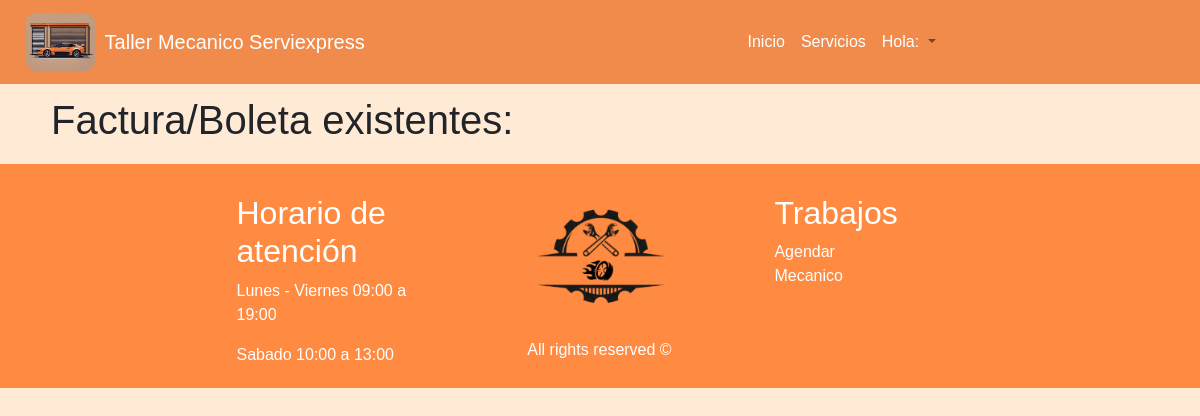
The app's page /fabo (signed in), older data.
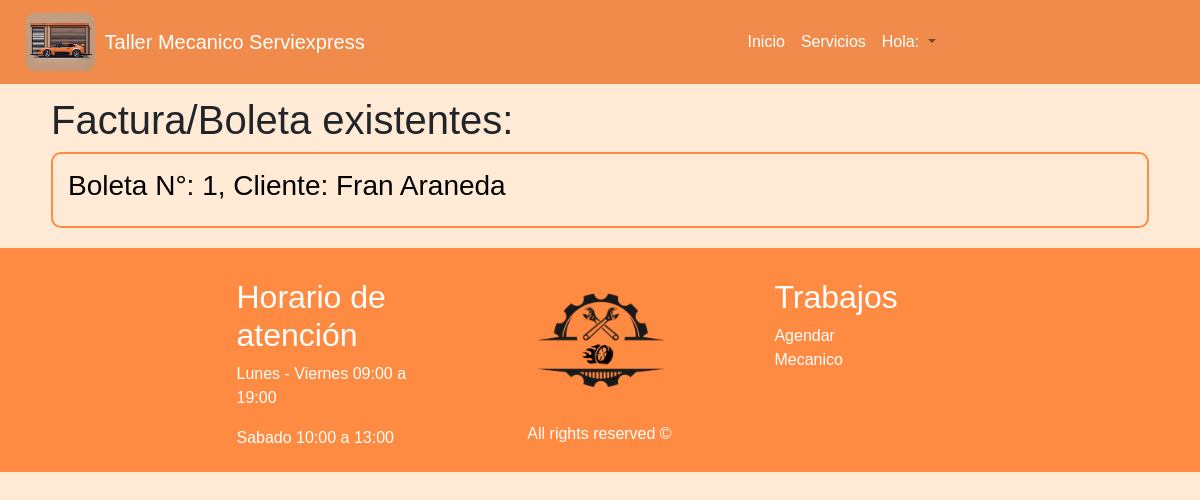
The same page, newer data.
### taller/models.py (models this page shows, shortened)
class FaBo(models.Model):
    num_fb = models.AutoField(primary_key=True)
    fecha_emision = models.DateTimeField(auto_now_add=True)
    detalle_fb = models.ManyToManyField(Servicio, blank=True, null=True)
    MEDIOS = (
        ("1", "Efectivo"),
        ("2", "Tarjeta de débito"),
        ("3", "Tarjeta de crédito"),
        ("4", "Fiado"),
    )
    medio = models.CharField(max_length=30, choices=MEDIOS, default="1")
    totalpagar = models.IntegerField()
    cita = models.ForeignKey(Cita, on_delete=models.CASCADE)

class Cita(models.Model):
    id_cita = models.AutoField(primary_key=True)
    fecha_aten = models.DateField(help_text="(Día-Mes-Año)",validators=[validar_dia])
    HORARIOS = (
        ("1","08:00 am"),
        ("2","09:00 am"),
        ("3","10:00 am"),
        ("4","11:00 am"),
        ("5","12:00 am"),
        ("6","01:00 pm"),
        ("7","02:00 pm"),
        ("8","03:00 pm"),
        ("9","04:00 pm"),
    )
    horario= models.CharField(max_length=10, choices=HORARIOS, default= "1")
    servicios = models.ManyToManyField(Servicio)
    cliente = models.ForeignKey(Cliente, on_delete=models.CASCADE)
    empleado = models.ForeignKey(Empleado, on_delete=models.CASCADE)
    class Meta:
        unique_together = ('horario','fecha_aten')

class Cliente(models.Model):
    rut_cli = models.CharField(primary_key=True, max_length=12)
    pnom_cli = models.CharField(max_length=20)
    snom_cli = models.CharField(max_length=20, blank=True)
    appaterno_cli = models.CharField(max_length=20)
    apmaterno_cli = models.CharField(max_length=20, blank=True)
    correo_cli = models.CharField(max_length=60, blank=True)
    telefono_cli = models.IntegerField(blank=True, null=True)
    def __str__(self):
        return self.pnom_cli + " " + self.appaterno_cli

### taller/views.py (the view)
# urls.py: path('fabo', views.fabo, name='fabo'),
@login_required
def fabo(request):
    cliente = Cliente.objects.filter(rut_cli=request.user.username).first()
    empleado = Empleado.objects.filter(rut_emp=request.user.username).first()
    rol = "Cliente" if cliente else "Empleado"
    fabos = FaBo.objects.none()
    if cliente:
        citas_cliente = Cita.objects.filter(cliente=cliente)
        fabos = FaBo.objects.filter(cita__in=citas_cliente)
    else:
        fabos = FaBo.objects.all()
    return render(
        request, "fabo.html", {"fabos": fabos, "cliente": cliente, "empleado": empleado}
    )

### taller/templates/fabo.html (shortened to what this page needs)
{% extends 'hnf.html' %}
{% load static %}
{% block content %}
<head>
  <link rel="stylesheet" href="{% static 'css/crud.css' %}" />
</head>
<div class="container">
  <h1> Factura/Boleta existentes: </h1>
  <ul style="list-style: none;">
    {% for fabo in fabos %}
    <li id="listar">
      <a href="{% url 'update_fabo' fabo.num_fb %}">
        <h3>Boleta N°: {{ fabo.num_fb }}, Cliente: {{ fabo.cita.cliente }}</h3>
      </a>
    </li>
    {% endfor %}
  </ul>
</div>
{% endblock %}

Row changes from the older to the newer data that the page shows:
added FaBo: num_fb "1", cita.cliente "Fran Araneda"
